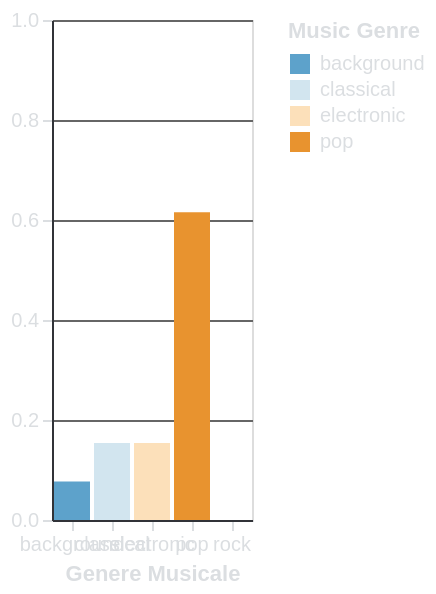

Describe this chart as a Vega-Lite specification.
### Vega-Lite specification from a JSON file in a GitHub repository (floating-point values rounded to 4 significant figures; data arrays with more than 128 entries replaced by an {"elided": "..."} marker saying what was removed)
{"$schema": "https://vega.github.io/schema/vega-lite/v5.15.1.json", "config": {"axis": {"domainColor": "#313338", "gridColor": "#666666", "labelColor": "#DBDEE1", "tickColor": "#DBDEE1", "titleColor": "#DBDEE1"}, "background": "transparent", "legend": {"labelColor": "#DBDEE1", "titleColor": "#DBDEE1"}, "title": {"color": "#DBDEE1", "fontSize": 16}}, "data": {"name": "data-09a7d64a83fdd4051842e5892ebf81b1"}, "datasets": {"data-09a7d64a83fdd4051842e5892ebf81b1": {"elided": "205 records"}}, "encoding": {"color": {"field": "genre", "legend": {"title": "Music Genre"}, "scale": {"scheme": "blueorange", "type": "quantize"}, "type": "nominal"}, "tooltip": [{"field": "genre", "title": "Genere Musicale", "type": "nominal"}, {"field": "percentage", "format": ".2f", "title": "Percentuale", "type": "quantitative"}], "x": {"axis": {"labelAngle": 0, "title": "Genere Musicale"}, "field": "genre", "scale": {"domain": ["background", "classical", "electronic", "pop", "rock"]}, "type": "nominal"}, "y": {"axis": {"title": null}, "field": "percentage", "scale": {"domain": [0, 1]}, "type": "quantitative"}}, "height": 250, "mark": {"type": "bar"}, "params": [{"bind": {"input": "range", "max": 45, "min": 1, "name": "Classe di Nizza:", "step": 1}, "name": "param_81", "select": {"fields": ["nice_class"], "type": "point"}, "value": [{"nice_class": 1}]}, {"bind": "scales", "name": "param_82", "select": {"encodings": [], "type": "interval"}}], "transform": [{"filter": {"param": "param_81"}}], "width": "container"}
